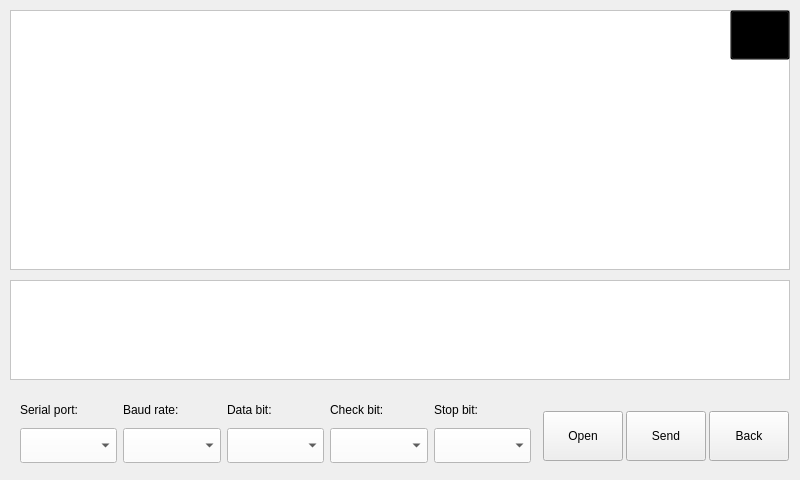
<?xml version="1.0" encoding="UTF-8"?>
<ui version="4.0">
 <class>uart</class>
 <widget class="QMainWindow" name="uart">
  <property name="geometry">
   <rect>
    <x>0</x>
    <y>0</y>
    <width>800</width>
    <height>480</height>
   </rect>
  </property>
  <property name="windowTitle">
   <string>MainWindow</string>
  </property>
  <property name="styleSheet">
   <string notr="true"/>
  </property>
  <widget class="QWidget" name="centralwidget">
   <property name="styleSheet">
    <string notr="true"/>
   </property>
   <widget class="QTextBrowser" name="rx_browser">
    <property name="geometry">
     <rect>
      <x>10</x>
      <y>10</y>
      <width>780</width>
      <height>260</height>
     </rect>
    </property>
    <property name="whatsThis">
     <string>&lt;html&gt;&lt;head/&gt;&lt;body&gt;&lt;p&gt;接收到的消息&lt;/p&gt;&lt;/body&gt;&lt;/html&gt;</string>
    </property>
    <property name="styleSheet">
     <string notr="true">background-color:#FFFFFF;</string>
    </property>
    <property name="html">
     <string>&lt;!DOCTYPE HTML PUBLIC &quot;-//W3C//DTD HTML 4.0//EN&quot; &quot;http://www.w3.org/TR/REC-html40/strict.dtd&quot;&gt;
&lt;html&gt;&lt;head&gt;&lt;meta name=&quot;qrichtext&quot; content=&quot;1&quot; /&gt;&lt;style type=&quot;text/css&quot;&gt;
p, li { white-space: pre-wrap; }
&lt;/style&gt;&lt;/head&gt;&lt;body style=&quot; font-family:'Ubuntu'; font-size:11pt; font-weight:400; font-style:normal;&quot;&gt;
&lt;p style=&quot;-qt-paragraph-type:empty; margin-top:0px; margin-bottom:0px; margin-left:0px; margin-right:0px; -qt-block-indent:0; text-indent:0px;&quot;&gt;&lt;br /&gt;&lt;/p&gt;&lt;/body&gt;&lt;/html&gt;</string>
    </property>
   </widget>
   <widget class="QTextEdit" name="tx_edit">
    <property name="geometry">
     <rect>
      <x>10</x>
      <y>280</y>
      <width>780</width>
      <height>100</height>
     </rect>
    </property>
    <property name="styleSheet">
     <string notr="true">background-color:#FFFFFF;</string>
    </property>
    <property name="html">
     <string>&lt;!DOCTYPE HTML PUBLIC &quot;-//W3C//DTD HTML 4.0//EN&quot; &quot;http://www.w3.org/TR/REC-html40/strict.dtd&quot;&gt;
&lt;html&gt;&lt;head&gt;&lt;meta name=&quot;qrichtext&quot; content=&quot;1&quot; /&gt;&lt;style type=&quot;text/css&quot;&gt;
p, li { white-space: pre-wrap; }
&lt;/style&gt;&lt;/head&gt;&lt;body style=&quot; font-family:'Ubuntu'; font-size:11pt; font-weight:400; font-style:normal;&quot;&gt;
&lt;p style=&quot;-qt-paragraph-type:empty; margin-top:0px; margin-bottom:0px; margin-left:0px; margin-right:0px; -qt-block-indent:0; text-indent:0px;&quot;&gt;&lt;br /&gt;&lt;/p&gt;&lt;/body&gt;&lt;/html&gt;</string>
    </property>
   </widget>
   <widget class="QWidget" name="layoutWidget">
    <property name="geometry">
     <rect>
      <x>20</x>
      <y>420</y>
      <width>511</width>
      <height>52</height>
     </rect>
    </property>
    <layout class="QHBoxLayout" name="horizontalLayout">
     <item>
      <widget class="QComboBox" name="port">
       <property name="minimumSize">
        <size>
         <width>0</width>
         <height>35</height>
        </size>
       </property>
       <property name="styleSheet">
        <string notr="true">background-color:#FFFFFF;</string>
       </property>
      </widget>
     </item>
     <item>
      <widget class="QComboBox" name="rate">
       <property name="minimumSize">
        <size>
         <width>0</width>
         <height>35</height>
        </size>
       </property>
       <property name="styleSheet">
        <string notr="true">background-color:#FFFFFF;</string>
       </property>
      </widget>
     </item>
     <item>
      <widget class="QComboBox" name="data_bit">
       <property name="minimumSize">
        <size>
         <width>0</width>
         <height>35</height>
        </size>
       </property>
       <property name="styleSheet">
        <string notr="true">background-color:#FFFFFF;</string>
       </property>
      </widget>
     </item>
     <item>
      <widget class="QComboBox" name="check_bit">
       <property name="minimumSize">
        <size>
         <width>0</width>
         <height>35</height>
        </size>
       </property>
       <property name="styleSheet">
        <string notr="true">background-color: #FFFFFF;</string>
       </property>
      </widget>
     </item>
     <item>
      <widget class="QComboBox" name="stop_bit">
       <property name="minimumSize">
        <size>
         <width>0</width>
         <height>35</height>
        </size>
       </property>
       <property name="styleSheet">
        <string notr="true">background-color:#FFFFFF;</string>
       </property>
      </widget>
     </item>
    </layout>
   </widget>
   <widget class="QWidget" name="layoutWidget">
    <property name="geometry">
     <rect>
      <x>20</x>
      <y>400</y>
      <width>511</width>
      <height>19</height>
     </rect>
    </property>
    <layout class="QHBoxLayout" name="horizontalLayout_2">
     <item>
      <widget class="QLabel" name="label_port">
       <property name="text">
        <string>Serial port:</string>
       </property>
      </widget>
     </item>
     <item>
      <widget class="QLabel" name="label_rate">
       <property name="text">
        <string>Baud rate:</string>
       </property>
      </widget>
     </item>
     <item>
      <widget class="QLabel" name="label_data_bit">
       <property name="text">
        <string>Data bit:</string>
       </property>
      </widget>
     </item>
     <item>
      <widget class="QLabel" name="label_check_bit">
       <property name="text">
        <string>Check bit:</string>
       </property>
      </widget>
     </item>
     <item>
      <widget class="QLabel" name="label_stop_bit">
       <property name="text">
        <string>Stop bit:</string>
       </property>
      </widget>
     </item>
    </layout>
   </widget>
   <widget class="QWidget" name="layoutWidget">
    <property name="geometry">
     <rect>
      <x>540</x>
      <y>410</y>
      <width>254</width>
      <height>52</height>
     </rect>
    </property>
    <layout class="QHBoxLayout" name="horizontalLayout_3">
     <property name="spacing">
      <number>0</number>
     </property>
     <item>
      <widget class="QPushButton" name="open">
       <property name="sizePolicy">
        <sizepolicy hsizetype="Fixed" vsizetype="Fixed">
         <horstretch>0</horstretch>
         <verstretch>0</verstretch>
        </sizepolicy>
       </property>
       <property name="minimumSize">
        <size>
         <width>60</width>
         <height>50</height>
        </size>
       </property>
       <property name="focusPolicy">
        <enum>Qt::NoFocus</enum>
       </property>
       <property name="styleSheet">
        <string notr="true"/>
       </property>
       <property name="text">
        <string>Open</string>
       </property>
      </widget>
     </item>
     <item>
      <widget class="QPushButton" name="send">
       <property name="sizePolicy">
        <sizepolicy hsizetype="Fixed" vsizetype="Fixed">
         <horstretch>0</horstretch>
         <verstretch>0</verstretch>
        </sizepolicy>
       </property>
       <property name="minimumSize">
        <size>
         <width>60</width>
         <height>50</height>
        </size>
       </property>
       <property name="focusPolicy">
        <enum>Qt::NoFocus</enum>
       </property>
       <property name="styleSheet">
        <string notr="true"/>
       </property>
       <property name="text">
        <string>Send</string>
       </property>
      </widget>
     </item>
     <item>
      <widget class="QPushButton" name="uart_back">
       <property name="sizePolicy">
        <sizepolicy hsizetype="Fixed" vsizetype="Fixed">
         <horstretch>0</horstretch>
         <verstretch>0</verstretch>
        </sizepolicy>
       </property>
       <property name="minimumSize">
        <size>
         <width>60</width>
         <height>50</height>
        </size>
       </property>
       <property name="focusPolicy">
        <enum>Qt::NoFocus</enum>
       </property>
       <property name="styleSheet">
        <string notr="true"/>
       </property>
       <property name="text">
        <string>Back</string>
       </property>
      </widget>
     </item>
    </layout>
   </widget>
   <widget class="QPushButton" name="clear">
    <property name="geometry">
     <rect>
      <x>730</x>
      <y>10</y>
      <width>60</width>
      <height>50</height>
     </rect>
    </property>
    <property name="focusPolicy">
     <enum>Qt::NoFocus</enum>
    </property>
    <property name="styleSheet">
     <string notr="true">QPushButton {
background-repeat: no-repeat;
 background-position: center;
background-color: transparent;
}</string>
    </property>
    <property name="text">
     <string/>
    </property>
   </widget>
  </widget>
 </widget>
 <resources/>
 <connections/>
</ui>
